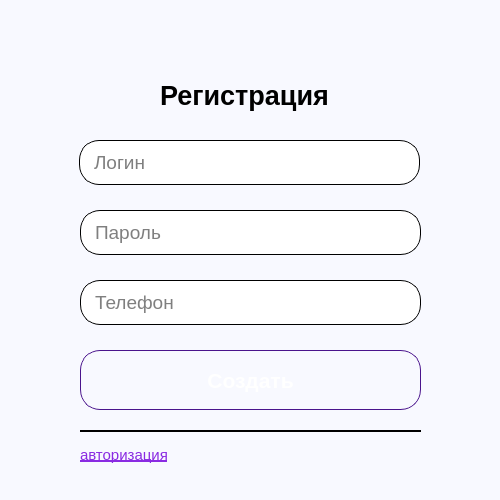
<?xml version="1.0" encoding="UTF-8"?>
<ui version="4.0">
 <class>RegWindow</class>
 <widget class="QDialog" name="RegWindow">
  <property name="geometry">
   <rect>
    <x>0</x>
    <y>0</y>
    <width>500</width>
    <height>500</height>
   </rect>
  </property>
  <property name="minimumSize">
   <size>
    <width>500</width>
    <height>500</height>
   </size>
  </property>
  <property name="maximumSize">
   <size>
    <width>500</width>
    <height>500</height>
   </size>
  </property>
  <property name="windowTitle">
   <string>Регистрация</string>
  </property>
  <property name="windowIcon">
   <iconset resource="IMG.qrc">
    <normaloff>:/IMG/IMG/logoSN.png</normaloff>:/IMG/IMG/logoSN.png</iconset>
  </property>
  <property name="styleSheet">
   <string notr="true">background-color: rgb(248, 249, 255);</string>
  </property>
  <widget class="Line" name="line">
   <property name="geometry">
    <rect>
     <x>80</x>
     <y>430</y>
     <width>341</width>
     <height>2</height>
    </rect>
   </property>
   <property name="styleSheet">
    <string notr="true">background-color: black;</string>
   </property>
   <property name="lineWidth">
    <number>3</number>
   </property>
   <property name="orientation">
    <enum>Qt::Orientation::Horizontal</enum>
   </property>
  </widget>
  <widget class="QPushButton" name="closeEye">
   <property name="geometry">
    <rect>
     <x>370</x>
     <y>215</y>
     <width>35</width>
     <height>35</height>
    </rect>
   </property>
   <property name="cursor">
    <cursorShape>PointingHandCursor</cursorShape>
   </property>
   <property name="styleSheet">
    <string notr="true">QPushButton 
{
    background: transparent;
    border: none;
    text-align: left;
    padding: 0;
}</string>
   </property>
   <property name="text">
    <string/>
   </property>
   <property name="icon">
    <iconset resource="IMG.qrc">
     <normaloff>:/IMG/IMG/CloseEye35x35SN.png</normaloff>:/IMG/IMG/CloseEye35x35SN.png</iconset>
   </property>
   <property name="iconSize">
    <size>
     <width>35</width>
     <height>35</height>
    </size>
   </property>
  </widget>
  <widget class="QPushButton" name="authLink">
   <property name="geometry">
    <rect>
     <x>80</x>
     <y>440</y>
     <width>111</width>
     <height>29</height>
    </rect>
   </property>
   <property name="font">
    <font>
     <family>Arial</family>
     <pointsize>11</pointsize>
     <underline>true</underline>
    </font>
   </property>
   <property name="cursor">
    <cursorShape>PointingHandCursor</cursorShape>
   </property>
   <property name="styleSheet">
    <string notr="true">QPushButton 
{
    background: transparent;
    color: #8A2BE2;
    border: none;
    text-align: left;
    padding: 0;
}
QPushButton:hover { color: #9932CC; text-decoration: underline; }</string>
   </property>
   <property name="text">
    <string>авторизация</string>
   </property>
  </widget>
  <widget class="QLineEdit" name="textLogin">
   <property name="geometry">
    <rect>
     <x>79</x>
     <y>140</y>
     <width>341</width>
     <height>45</height>
    </rect>
   </property>
   <property name="font">
    <font>
     <family>Arial</family>
     <pointsize>14</pointsize>
    </font>
   </property>
   <property name="styleSheet">
    <string notr="true">QLineEdit
{
    background-color: white;
    color: black;              
    border-radius: 20px;      
    padding: 8px 12px;        
    border: 1px solid black; 
}</string>
   </property>
   <property name="inputMask">
    <string/>
   </property>
   <property name="maxLength">
    <number>25</number>
   </property>
   <property name="placeholderText">
    <string>Логин</string>
   </property>
  </widget>
  <widget class="QPushButton" name="regButton">
   <property name="geometry">
    <rect>
     <x>80</x>
     <y>350</y>
     <width>341</width>
     <height>60</height>
    </rect>
   </property>
   <property name="font">
    <font>
     <family>Arial</family>
     <pointsize>16</pointsize>
     <bold>true</bold>
    </font>
   </property>
   <property name="cursor">
    <cursorShape>PointingHandCursor</cursorShape>
   </property>
   <property name="styleSheet">
    <string notr="true">QPushButton 
{
    background: qlineargradient(
        x1:0, y1:0, x2:0, y2:1,
        stop:0 #6a3093, 
        stop:1 #a044ff 
    );
    color: white;     
    border-radius: 20px;
    padding: 8px 16px;  
    font-weight: bold;   
    border: 1px solid #4a148c; 
}

QPushButton:hover
 {
    background: qlineargradient(
        x1:0, y1:0, x2:0, y2:1,
        stop:0 #7b1fa2,
        stop:1 #aa00ff
    );
    border: 2px solid #7b1fa2;
}

QPushButton:pressed 
{
    background: qlineargradient(
        x1:0, y1:0, x2:0, y2:1,
        stop:0 #4a148c,
        stop:1 #7b1fa2
    );
}</string>
   </property>
   <property name="text">
    <string>Создать</string>
   </property>
  </widget>
  <widget class="QLineEdit" name="textPhone">
   <property name="geometry">
    <rect>
     <x>80</x>
     <y>280</y>
     <width>341</width>
     <height>45</height>
    </rect>
   </property>
   <property name="font">
    <font>
     <family>Arial</family>
     <pointsize>14</pointsize>
    </font>
   </property>
   <property name="styleSheet">
    <string notr="true">QLineEdit
{
    background-color: white;
    color: black;              
    border-radius: 20px;      
    padding: 8px 12px;        
    border: 1px solid black; 
}</string>
   </property>
   <property name="inputMask">
    <string/>
   </property>
   <property name="maxLength">
    <number>25</number>
   </property>
   <property name="placeholderText">
    <string>Телефон</string>
   </property>
  </widget>
  <widget class="QLineEdit" name="textPassword">
   <property name="geometry">
    <rect>
     <x>80</x>
     <y>210</y>
     <width>341</width>
     <height>45</height>
    </rect>
   </property>
   <property name="font">
    <font>
     <family>Arial</family>
     <pointsize>14</pointsize>
    </font>
   </property>
   <property name="styleSheet">
    <string notr="true">QLineEdit
{
    background-color: white;
    color: black;              
    border-radius: 20px;      
    padding: 8px 12px;        
    border: 1px solid black; 
}</string>
   </property>
   <property name="inputMask">
    <string/>
   </property>
   <property name="maxLength">
    <number>25</number>
   </property>
   <property name="echoMode">
    <enum>QLineEdit::EchoMode::Password</enum>
   </property>
   <property name="placeholderText">
    <string>Пароль</string>
   </property>
  </widget>
  <widget class="QPushButton" name="openEye">
   <property name="geometry">
    <rect>
     <x>370</x>
     <y>215</y>
     <width>35</width>
     <height>35</height>
    </rect>
   </property>
   <property name="cursor">
    <cursorShape>PointingHandCursor</cursorShape>
   </property>
   <property name="styleSheet">
    <string notr="true">QPushButton 
{
    background: transparent;
    border: none;
    text-align: left;
    padding: 0;
}</string>
   </property>
   <property name="text">
    <string/>
   </property>
   <property name="icon">
    <iconset resource="IMG.qrc">
     <normaloff>:/IMG/IMG/OpenEye35x35SN.png</normaloff>:/IMG/IMG/OpenEye35x35SN.png</iconset>
   </property>
   <property name="iconSize">
    <size>
     <width>35</width>
     <height>35</height>
    </size>
   </property>
  </widget>
  <widget class="QLabel" name="regLabel">
   <property name="geometry">
    <rect>
     <x>160</x>
     <y>70</y>
     <width>220</width>
     <height>50</height>
    </rect>
   </property>
   <property name="font">
    <font>
     <family>Arial</family>
     <pointsize>20</pointsize>
     <bold>true</bold>
     <underline>false</underline>
     <strikeout>false</strikeout>
    </font>
   </property>
   <property name="text">
    <string>Регистрация</string>
   </property>
  </widget>
 </widget>
 <resources>
  <include location="IMG.qrc"/>
 </resources>
 <connections/>
</ui>
